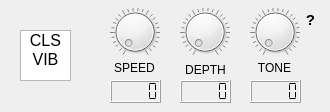
     <widget class="QWidget" name="chorusTab">
      <attribute name="title">
       <string>Chorus</string>
      </attribute>
      <widget class="QDial" name="chorusToneDial">
       <property name="geometry">
        <rect>
         <x>250</x>
         <y>0</y>
         <width>50</width>
         <height>64</height>
        </rect>
       </property>
       <property name="autoFillBackground">
        <bool>false</bool>
       </property>
       <property name="maximum">
        <number>100</number>
       </property>
       <property name="wrapping">
        <bool>false</bool>
       </property>
       <property name="notchesVisible">
        <bool>true</bool>
       </property>
      </widget>
      <widget class="QDial" name="chorusDepthDial">
       <property name="geometry">
        <rect>
         <x>180</x>
         <y>0</y>
         <width>50</width>
         <height>64</height>
        </rect>
       </property>
       <property name="autoFillBackground">
        <bool>false</bool>
       </property>
       <property name="maximum">
        <number>100</number>
       </property>
       <property name="wrapping">
        <bool>false</bool>
       </property>
       <property name="notchesVisible">
        <bool>true</bool>
       </property>
      </widget>
      <widget class="QDial" name="chorusSpeedDial">
       <property name="geometry">
        <rect>
         <x>110</x>
         <y>0</y>
         <width>50</width>
         <height>64</height>
        </rect>
       </property>
       <property name="autoFillBackground">
        <bool>false</bool>
       </property>
       <property name="maximum">
        <number>100</number>
       </property>
       <property name="wrapping">
        <bool>false</bool>
       </property>
       <property name="notchesVisible">
        <bool>true</bool>
       </property>
      </widget>
      <widget class="QLabel" name="chorusDepthLabel">
       <property name="geometry">
        <rect>
         <x>170</x>
         <y>60</y>
         <width>71</width>
         <height>20</height>
        </rect>
       </property>
       <property name="text">
        <string>DEPTH</string>
       </property>
       <property name="alignment">
        <set>Qt::AlignmentFlag::AlignCenter</set>
       </property>
      </widget>
      <widget class="QLCDNumber" name="chorusSpeedDisplay">
       <property name="geometry">
        <rect>
         <x>110</x>
         <y>80</y>
         <width>51</width>
         <height>23</height>
        </rect>
       </property>
       <property name="segmentStyle">
        <enum>QLCDNumber::SegmentStyle::Flat</enum>
       </property>
      </widget>
      <widget class="QLabel" name="chorusSpeedLabel">
       <property name="geometry">
        <rect>
         <x>110</x>
         <y>60</y>
         <width>49</width>
         <height>16</height>
        </rect>
       </property>
       <property name="text">
        <string>SPEED</string>
       </property>
       <property name="alignment">
        <set>Qt::AlignmentFlag::AlignCenter</set>
       </property>
      </widget>
      <widget class="QLCDNumber" name="chorusToneDisplay">
       <property name="geometry">
        <rect>
         <x>250</x>
         <y>80</y>
         <width>51</width>
         <height>23</height>
        </rect>
       </property>
       <property name="segmentStyle">
        <enum>QLCDNumber::SegmentStyle::Flat</enum>
       </property>
      </widget>
      <widget class="QListWidget" name="chorusModeList">
       <property name="geometry">
        <rect>
         <x>20</x>
         <y>30</y>
         <width>51</width>
         <height>51</height>
        </rect>
       </property>
       <property name="uniformItemSizes">
        <bool>false</bool>
       </property>
       <property name="selectionRectVisible">
        <bool>false</bool>
       </property>
       <item>
        <property name="text">
         <string>CLS</string>
        </property>
        <property name="font">
         <font>
          <pointsize>12</pointsize>
         </font>
        </property>
        <property name="textAlignment">
         <set>AlignCenter</set>
        </property>
       </item>
       <item>
        <property name="text">
         <string>VIB</string>
        </property>
        <property name="font">
         <font>
          <pointsize>12</pointsize>
         </font>
        </property>
        <property name="textAlignment">
         <set>AlignCenter</set>
        </property>
       </item>
      </widget>
      <widget class="QLabel" name="chorusToneLabel">
       <property name="geometry">
        <rect>
         <x>250</x>
         <y>60</y>
         <width>49</width>
         <height>16</height>
        </rect>
       </property>
       <property name="text">
        <string>TONE</string>
       </property>
       <property name="alignment">
        <set>Qt::AlignmentFlag::AlignCenter</set>
       </property>
      </widget>
      <widget class="QLCDNumber" name="chorusDepthDisplay">
       <property name="geometry">
        <rect>
         <x>180</x>
         <y>80</y>
         <width>51</width>
         <height>23</height>
        </rect>
       </property>
       <property name="segmentStyle">
        <enum>QLCDNumber::SegmentStyle::Flat</enum>
       </property>
      </widget>
      <widget class="QLabel" name="chorusHelpLabel">
       <property name="geometry">
        <rect>
         <x>300</x>
         <y>10</y>
         <width>21</width>
         <height>21</height>
        </rect>
       </property>
       <property name="toolTip">
        <string>&lt;html&gt;&lt;head/&gt;&lt;body&gt;&lt;p align=&quot;center&quot;&gt;&lt;span style=&quot; font-size:14pt;&quot;&gt;Chorus / Vibrato&lt;/span&gt;&lt;/p&gt;&lt;p align=&quot;center&quot;&gt;&lt;img src=&quot;:/Modulation_Chorus/resources/modulation/chorus.png&quot;/&gt;&lt;/p&gt;&lt;/body&gt;&lt;/html&gt;</string>
       </property>
       <property name="text">
        <string>&lt;html&gt;&lt;head/&gt;&lt;body&gt;&lt;p align=&quot;center&quot;&gt;&lt;span style=&quot; font-size:11pt; font-weight:700;&quot;&gt;?&lt;/span&gt;&lt;/p&gt;&lt;/body&gt;&lt;/html&gt;</string>
       </property>
      </widget>
     </widget>
